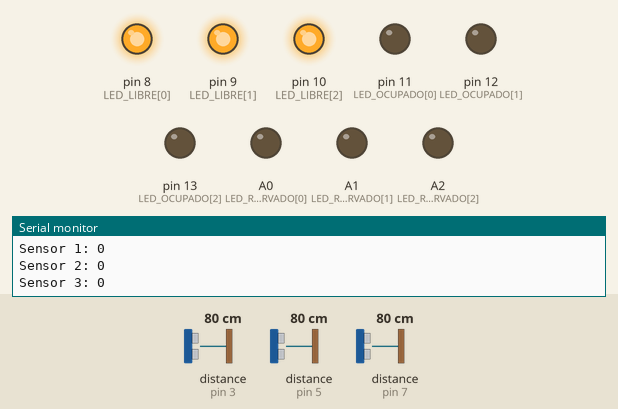
The sketch below on a simulated Arduino Uno, built with avr-gcc and run on an emulated ATmega328P. On the bench: output pins drawn as LEDs (lit = HIGH), the last lines printed to the serial monitor. Wiring (inferred from the names in the program): 3 × ultrasonic range finder: trigger pin 2, echo pin 3 / trigger pin 4, echo pin 5 / trigger pin 6, echo pin 7. Inputs (shaded band) come from the test bench; at power-on: distance to the obstacle (sensors on pin 3, pin 5, pin 7) 80 cm. The echo pulse lasts 58.3 µs per cm; pins used as bus, display or sensor lines are not drawn.

Above: at 1.2 s.
1.3 s: distance to the obstacle (sensor on pin 3) set to 12 cm
2.8 s: distance to the obstacle (sensor on pin 3) set to 9 cm
At 3.3 s:
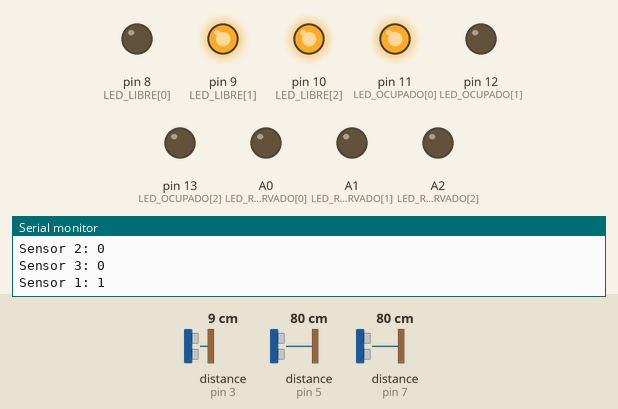
4.5 s: distance to the obstacle (sensor on pin 5) set to 12 cm
6.0 s: distance to the obstacle (sensor on pin 5) set to 9 cm
At 7.5 s:
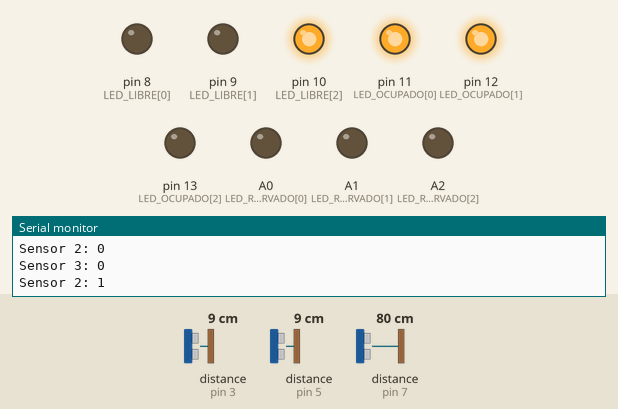
7.8 s: distance to the obstacle (sensor on pin 7) set to 12 cm
9.8 s: distance to the obstacle (sensor on pin 7) set to 9 cm
At 11.3 s:
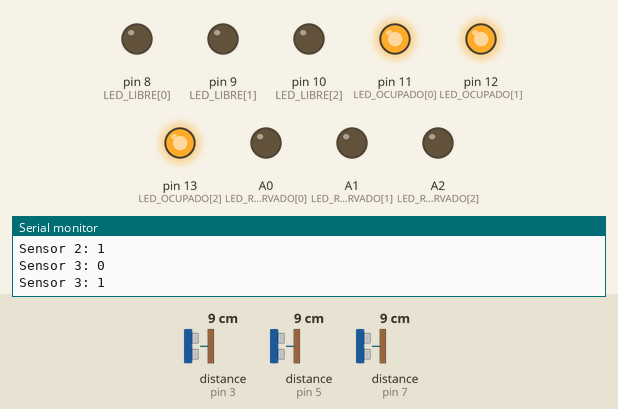
Timing chart, 0 to 12.5 s (numbered marks = the images above; inputs shaded):
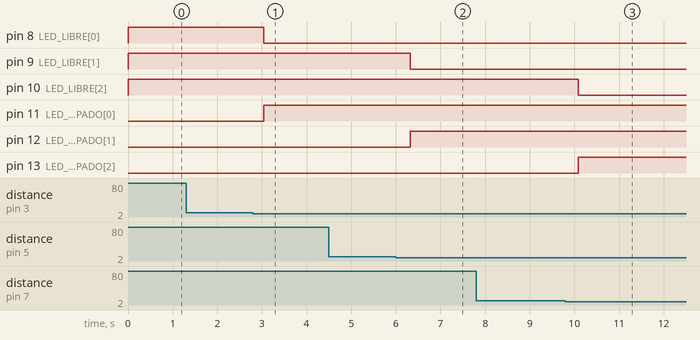

The sketch:

smartparking_sensores.ino
```cpp
// =====================================================================
// SmartParking - Firmware de sensores
// ---------------------------------------------------------------------
// PROTOCOLO SERIAL (9600 baudios)

// Comandos que recibe (el salto de linea es opcional):
// R<n>  Reservar el cajon n (1-3)                          ej. R1
// C<n>  La persona que reservo ya llego (escaneo su QR)    ej. C1
// L<n>  Liberar la reserva del cajon n (1-3)               ej. L2
// F<n>  Cambiar el intervalo de envio a n segundos (1-5)   ej. F3

// Mensajes que envia: "Sensor <n>: <estado>"

// ESTADOS
// 0 = libre
// 1 = ocupado
// 2 = reservado
// =====================================================================


// Configuración de pines
const byte NUM_CAJONES = 3;

const byte TRIG[NUM_CAJONES] = {2, 4, 6};
const byte ECHO[NUM_CAJONES] = {3, 5, 7};

const byte LED_LIBRE[NUM_CAJONES]     = {8, 9, 10};
const byte LED_OCUPADO[NUM_CAJONES]   = {11, 12, 13};
const byte LED_RESERVADO[NUM_CAJONES] = {A0, A1, A2};

// Parametros
const int UMBRAL_CM = 10; // A menos de esta distancia el cajon pasa a OCUPADO
const int HISTERESIS_CM = 3;  // Para volver a LIBRE debe alejarse a más
const int DISTANCIA_MINIMA_CM = 2;  // Lecturas menores son ruido del sensor y se ignoran
const int DISTANCIA_MAXIMA_CM = 100; // Mas alla de esto (o sin eco) se considera que no hay nada
const byte LECTURAS_CONFIRMACION = 3; // Lecturas iguales seguidas para cambiar de estado
const unsigned long PAUSA_ENTRE_SENSORES_MS = 40; // Evita que el eco de un sensor llegue a otro
const unsigned long PERIODO_PARPADEO_MS = 250;  // Velocidad del parpadeo rojo
const unsigned long TIMEOUT_COMANDO_MS = 200; // Descarta un comando incompleto

// Tiempo maximo de espera del eco
const unsigned long TIMEOUT_ECO_US = (unsigned long)DISTANCIA_MAXIMA_CM * 2 * 1000000UL / 34300UL;

unsigned long intervaloEnvioMs = 2000;  // envio periodico (1-5 s, cambia con F<n>)

// Estado de cada cajon
const byte LIBRE = 0, OCUPADO = 1, RESERVADO = 2;

byte estado[NUM_CAJONES]              = {LIBRE, LIBRE, LIBRE};
bool reservaActiva[NUM_CAJONES]       = {false, false, false};
bool presenciaConfirmada[NUM_CAJONES] = {false, false, false};
byte contadorCambio[NUM_CAJONES]      = {0, 0, 0};
bool llegadaConfirmada[NUM_CAJONES]   = {false, false, false};  // el que reservo ya escaneo su QR

byte sensorActual = 0;
unsigned long ultimaMedicion = 0;
unsigned long ultimoEnvioPeriodico = 0;

char comandoPendiente = 0;
unsigned long tiempoComando = 0;

// Prototipos
int  medirDistancia(byte trigPin, byte echoPin);
void procesarLectura(byte i, int distancia);
void actualizarEstado(byte i);
void enviarEstado(byte i);
void actualizarLeds(byte i);
void leerComandos();
void ejecutarComando(char comando, char valor);

// SETUP
void setup() {
  Serial.begin(9600);

  for (byte i = 0; i < NUM_CAJONES; i++) {
    pinMode(TRIG[i], OUTPUT);
    digitalWrite(TRIG[i], LOW);
    pinMode(ECHO[i], INPUT);

    pinMode(LED_LIBRE[i], OUTPUT);
    pinMode(LED_OCUPADO[i], OUTPUT);
    pinMode(LED_RESERVADO[i], OUTPUT);

    actualizarLeds(i);  // arranca con el LED de libre encendido
    enviarEstado(i);  // informa el estado inicial
  }
}

// LOOP sin delay
void loop() {
  leerComandos();

  // Se mide un sensor a la vez, con una pausa entre cada uno
  if (millis() - ultimaMedicion >= PAUSA_ENTRE_SENSORES_MS) {
    ultimaMedicion = millis();
    procesarLectura(sensorActual, medirDistancia(TRIG[sensorActual], ECHO[sensorActual]));
    sensorActual = (sensorActual + 1) % NUM_CAJONES;
  }

  for (byte i = 0; i < NUM_CAJONES; i++) {
    actualizarEstado(i);
    actualizarLeds(i);
  }

  // Envio periodico del estado de todos los cajones
  if (millis() - ultimoEnvioPeriodico >= intervaloEnvioMs) {
    ultimoEnvioPeriodico = millis();
    for (byte i = 0; i < NUM_CAJONES; i++) {
      enviarEstado(i);
    }
  }
}

// Medicion
// Devuelve la distancia en cm, o 0 si no hubo eco
int medirDistancia(byte trigPin, byte echoPin) {
  digitalWrite(trigPin, LOW);
  delayMicroseconds(2);
  digitalWrite(trigPin, HIGH);
  delayMicroseconds(10);
  digitalWrite(trigPin, LOW);

  unsigned long duracion = pulseIn(echoPin, HIGH, TIMEOUT_ECO_US);
  return (int)(duracion * 0.0343 / 2);
}

// Decide si hay un objeto y aplica el filtro de lecturas seguidas
void procesarLectura(byte i, int distancia) {
  // Quitar ruido de los sensores
  if (distancia > 0 && distancia < DISTANCIA_MINIMA_CM) return;

  // Sin eco (0) = no hay nada enfrente = libre.
  // Una vez ocupado, debe alejarse un poco mas para volver a libre
  int limite = presenciaConfirmada[i] ? UMBRAL_CM + HISTERESIS_CM : UMBRAL_CM;
  bool hayObjeto = (distancia > 0 && distancia < limite);

  if (hayObjeto == presenciaConfirmada[i]) {
    contadorCambio[i] = 0;
    return;
  }

  if (++contadorCambio[i] < LECTURAS_CONFIRMACION) return;

  // Cambio confirmado
  presenciaConfirmada[i] = hayObjeto;
  contadorCambio[i] = 0;
}

// Estado
void actualizarEstado(byte i) {
  byte nuevo;
  if (presenciaConfirmada[i]) {
    nuevo = OCUPADO;
  } else if (reservaActiva[i]) {
    nuevo = RESERVADO;
  } else {
    nuevo = LIBRE;
  }

  if (nuevo != estado[i]) {
    estado[i] = nuevo;
    enviarEstado(i);
  }
}

void enviarEstado(byte i) {
  Serial.print(F("Sensor "));
  Serial.print(i + 1);
  Serial.print(F(": "));
  Serial.println(estado[i]);
}

// LEDS
void actualizarLeds(byte i) {
  bool rojo = false;

  if (estado[i] == OCUPADO) {
    // Cajon reservado ocupado por alguien que no ha confirmado su llegada va a parpadear
    bool ocupadoSinConfirmar = reservaActiva[i] && !llegadaConfirmada[i];
    rojo = ocupadoSinConfirmar ? (millis() / PERIODO_PARPADEO_MS) % 2 : true;
  }

  digitalWrite(LED_LIBRE[i],     estado[i] == LIBRE     ? HIGH : LOW);
  digitalWrite(LED_OCUPADO[i],   rojo                   ? HIGH : LOW);
  digitalWrite(LED_RESERVADO[i], estado[i] == RESERVADO ? HIGH : LOW);
}

// Comandos seriales (sin bloquear)
void leerComandos() {
  while (Serial.available()) {
    char c = Serial.read();
    if (c == '\n' || c == '\r' || c == ' ') continue;
    if (c >= 'a' && c <= 'z') c -= 32;   // acepta r1, l1, f2 en minusculas

    if (comandoPendiente == 0) {
      if (c == 'R' || c == 'C' || c == 'L' || c == 'F') {
        comandoPendiente = c;
        tiempoComando = millis();
      }
    } else {
      ejecutarComando(comandoPendiente, c);
      comandoPendiente = 0;
    }
  }

  // Si llego una letra sin numero, se descarta despues de un tiempo
  if (comandoPendiente != 0 && millis() - tiempoComando > TIMEOUT_COMANDO_MS) {
    comandoPendiente = 0;
  }
}

void ejecutarComando(char comando, char valor) {
  int n = valor - '0';

  if (comando == 'R' && n >= 1 && n <= NUM_CAJONES) {
    reservaActiva[n - 1] = true;
    llegadaConfirmada[n - 1] = false;
  } else if (comando == 'C' && n >= 1 && n <= NUM_CAJONES) {
    if (reservaActiva[n - 1]) llegadaConfirmada[n - 1] = true;
  } else if (comando == 'L' && n >= 1 && n <= NUM_CAJONES) {
    reservaActiva[n - 1] = false;
    llegadaConfirmada[n - 1] = false;
  } else if (comando == 'F' && n >= 1 && n <= 5) {
    intervaloEnvioMs = (unsigned long)n * 1000;
  }
}
```

Measured:
- the behaviour switches between 11 and 10 cm on distance to the obstacle (sensor on pin 3) (found by bisection; images 0 and 1)
- the behaviour switches between 11 and 10 cm on distance to the obstacle (sensor on pin 5) (found by bisection; images 1 and 2)
- the behaviour switches between 11 and 10 cm on distance to the obstacle (sensor on pin 7) (found by bisection; images 2 and 3)
- after the input at 2.8 s, pin 8 (LED_LIBRE[0]): HIGH → LOW after 0.24 s; pin 11 (LED_OCUPADO[0]): LOW → HIGH after 0.24 s
- after the input at 4.5 s, every drawn part: stays the same
- after the input at 6.0 s, pin 9 (LED_LIBRE[1]): HIGH → LOW after 0.32 s; pin 12 (LED_OCUPADO[1]): LOW → HIGH after 0.32 s
- after the input at 9.8 s, pin 10 (LED_LIBRE[2]): HIGH → LOW after 0.28 s; pin 13 (LED_OCUPADO[2]): LOW → HIGH after 0.28 s
